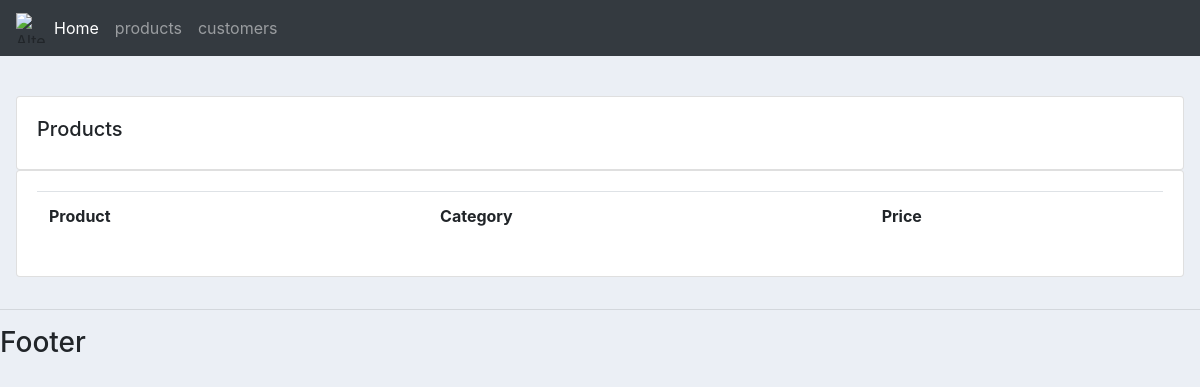
Before: /products/ with the older database file.
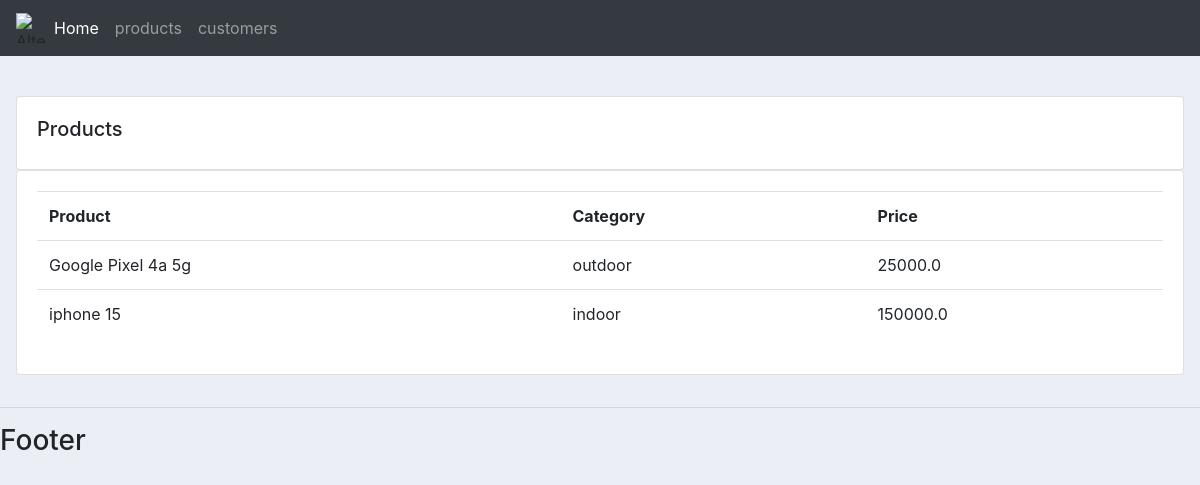
After: the same page with the newer database file.
### account/models.py (models this page shows, shortened)
class Products(models.Model):
    CATEGORY = (
        ('indoor', 'Indoor'),
        ('outdoor', 'Outdoor'),
    )
    name = models.CharField(max_length=200, null=True)
    price = models.FloatField(null=True)
    category = models.CharField(max_length=200, null=True, choices=CATEGORY)
    date_created = models.DateTimeField(auto_now_add=True, null=True)
    tag = models.ManyToManyField(Tag)

### account/views.py (the view)
# urls.py: path('products/', views.products, name ='products'),   # No spaces around the path string
def products(request):
    products = Products.objects.all()
    return render(request, 'account/products.html', {'products': products})

### account/templates/account/products.html
{% extends 'account/main.html' %}
{% block content %}
       <br>
        <div class="row p-3">
            <div class="col-md">
                <div class="card card-body">
                    <h5>Products</h5>
                </div>
                <div class="card card-body">
                    <table class="table">
                        <tr>
                            <th>Product</th>
                            <th>Category</th>
                            <th>Price</th>
                        </tr>
                        {% for i in products %}
                        <tr>
                            <td>{{i.name}}</td>
                            <td>{{i.category}}</td>
                            <td>{{i.price}}</td>
                        </tr>
                        {% endfor %}
                    </table>
                </div>
            </div>
        </div>
{% endblock %}

Changed rows visible on the page:
added Products: name "Google Pixel 4a 5g", category "outdoor", price "25000.0"
added Products: name "iphone 15", category "indoor", price "150000.0"
